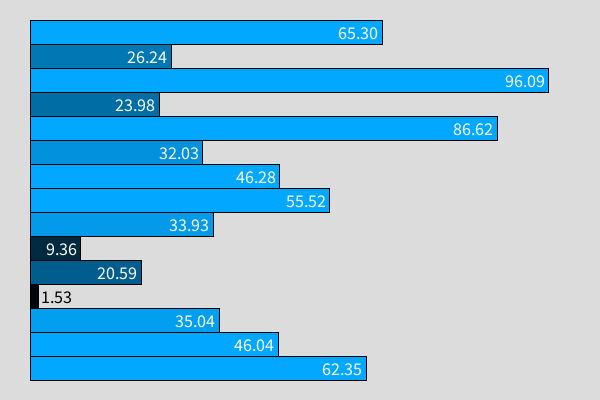
Frame 1 (no input)
Frame 60 (the mouse pressed at the canvas centre just before this capture): identical to frame 1, image omitted
Frame 120 (the mouse held since frame 60 and released just before this capture): identical to frame 1, image omitted

The Processing sketch that drew this single still picture (run headless with seeded random() and noise(); from frame 60 on, the mouse is pressed at the canvas centre):

// Processing sketch: assignment3a
// ── assignment3a.pde

color bgColor;

int numOfBars;

float padT, padR, padB, padL;

float barHeight;
float barMaxWidth;

float [] dataArray;

void drawBar(float index, float value){
  
  if(value > 100){
    value = 100;
  }
  
  if(value < 0){
    value = 0;
  }
  
  float barWidth = barMaxWidth * (value / 100);
  
  float x = padL;
  float y = (index * barHeight) + padT;
  
  float brightness = barWidth * 0.5;
  fill(200, 99, brightness);
  rect(x, y, barWidth, barHeight);
  
  int textSize = 18;
  textSize(textSize);
  
  String vStr = nf(value, 0, 2);
  float textWidth = textWidth(vStr);
  
  float textS = (textWidth * 0.1);
  float textX = x + barWidth - textWidth - textS;
  float textY = y + (barHeight * 0.5) + (textSize * 0.4);
  
  if(textX < x){
    textX = x + barWidth + textS;
    fill(0, 99, 0);
  }
  else {
    fill(0, 0, 99);
  }
  
  text(vStr, textX, textY);
}

void setup(){
  
  size(600, 400);
  
  rectMode(CORNER);
  
  numOfBars = 15;
  
  //padding
  padT = height * 0.05; 
  padR = width * 0.05; 
  padB = height * 0.05; 
  padL = width * 0.05;
  
  barHeight = (height - (padT + padB)) / numOfBars;
  barMaxWidth = (width - (padL + padR));
  
  bgColor = color(220);
  colorMode(HSB, 359, 100, 100);
  
  dataArray = new float[numOfBars];
  for(int i = 0; i < dataArray.length; i++){
    dataArray[i] = random(101);
  }
  
  println(dataArray);
}

void draw(){
  
  background(bgColor);
  
  for(int i = 0; i < dataArray.length; i++){
    drawBar(i, dataArray[i]);
  }
}
